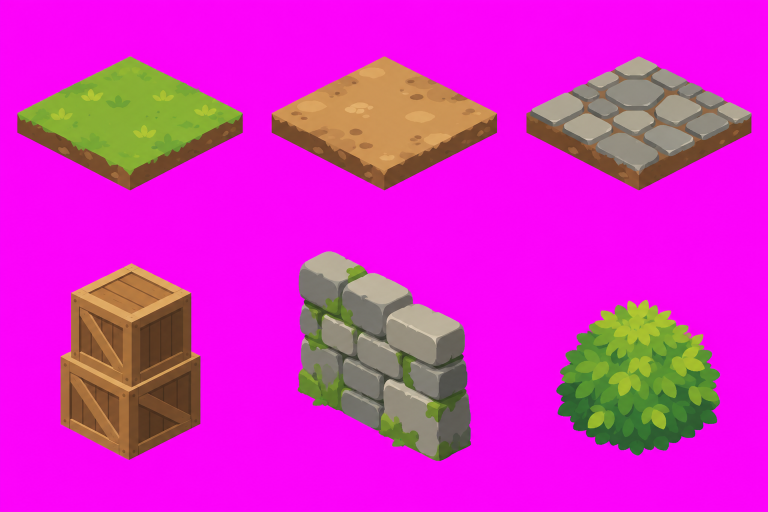
#> input picture art/map/tiles_sheet.png, 1536 x 1024 px (shown at 1/2 size)
$ python slice_map.py
#> lines starting #> are read from the running program, lines starting #| are printed output that depends on the picture; after the words box and inside, x2 and y2 are one past the last pixel; in counts of white or black regions, pixels touching at a corner belong together
#> in main, sheet is the input picture: PIL image 1536x1024 RGB; mean R, G, B 217.1, 40.1, 197.8
### tools/rig_cut.py
"""인간형 쥐 리그 부위 자르기.

art/<id>/rig_src.json (뼈 · 영역 규칙) + 시점별 통그림(마젠타 배경)
  → art/<id>/parts/<시점>/<부위>.png + art/<id>/rig.json

사용: python tools/rig_cut.py art/knight [시점...]

부위 배정 순서
  1) rules 를 위에서부터: 다각형(poly) · 색(color) · y 범위 조건에 맞는 픽셀을 그 부위(to)로
     to 가 목록이면 그 뼈들 중 가장 가까운 뼈로
  2) 남은 픽셀은 default 뼈들 중 (선분까지 거리 − bias) 가 가장 작은 뼈로
관절 겹침: 부모가 있는 부위는 피벗 둘레 cap 반경 안의 부모 픽셀도 함께 가짐 → 돌려도 틈이 안 생김
"""
import json
import os
import sys

import numpy as np
from PIL import Image, ImageDraw
from scipy import ndimage
import cv2


def key_magenta(img):
    """마젠타 배경을 투명으로, 가장자리 마젠타 번짐은 걷어 낸다."""
    a = np.asarray(img.convert('RGB')).astype(np.float32)
    r, g, b = a[..., 0], a[..., 1], a[..., 2]
    m = np.minimum(r, b) - g  # 마젠타 정도
    alpha = np.clip((190.0 - m) / 90.0, 0.0, 1.0)
    # 반투명 가장자리: 마젠타 성분을 빼서 색 되살림
    spill = (1.0 - alpha)[..., None]
    mag = np.array([255.0, 0.0, 255.0])
    rgb = np.where(alpha[..., None] > 0.02, (a - spill * mag) / np.maximum(alpha[..., None], 0.02), 0)
    rgb = np.clip(rgb, 0, 255)
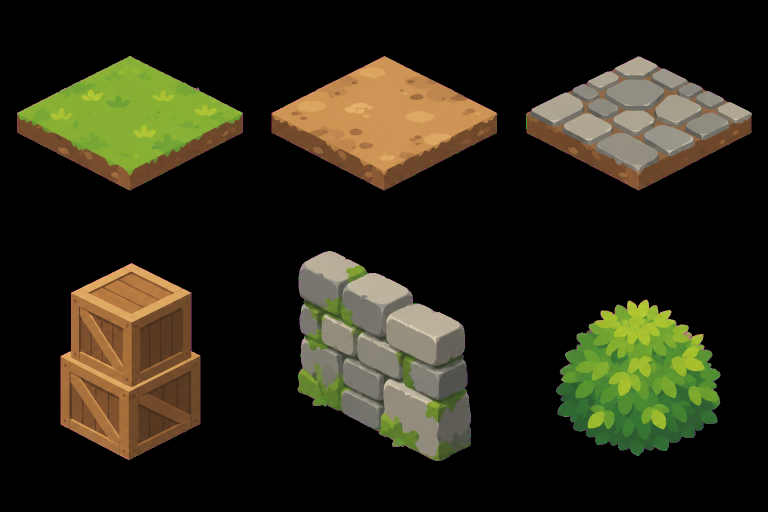
#> rgb: shape (1024, 1536, 3) float64 (shown at 1/2 size); mean R, G, B 40.5, 38.1, 22.4
    out = np.dstack([rgb, alpha * 255.0]).astype(np.uint8)
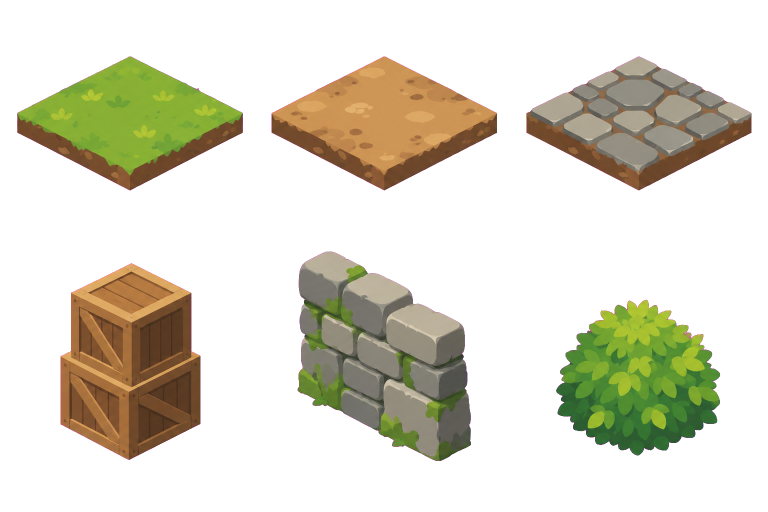
#> out: shape (1024, 1536, 4) (shown at 1/2 size); mean R, G, B, A 40.5, 38.1, 22.4, 75.7; transparent parts drawn white
    return out


# [253 lines left out: functions poly_mask, color_mask, seg_dist, nearest, clean_islands, owner_map and 2 more, not called in this run]


# [4 lines that do not run on import are left out]

### tools/slice_map.py
"""맵 그림 자르기: 타일 시트(3×2, 마젠타 배경) → art/map/tiles/*.png + tiles.js, 근경 가림막 키잉.

사용: python tools/slice_map.py
"""
import json
import os
import sys

import numpy as np
from PIL import Image
from scipy import ndimage

sys.path.insert(0, os.path.dirname(os.path.abspath(__file__)))
from rig_cut import key_magenta

ROOT = os.path.join(os.path.dirname(os.path.abspath(__file__)), '..', 'art', 'map')
NAMES = [['grass', 'dirt', 'stone'], ['crate', 'wall', 'bush']]


def main():
    sheet = Image.open(os.path.join(ROOT, 'tiles_sheet.png'))
    rgba = key_magenta(sheet)
    H, W = rgba.shape[:2]
#> H = 1024; W = 1536
    cw, ch = W // 3, H // 2
#> cw = 512; ch = 512
    os.makedirs(os.path.join(ROOT, 'tiles'), exist_ok=True)
    info = {}
    for r in range(2):
        for c in range(3):
            cell = rgba[r * ch:(r + 1) * ch, c * cw:(c + 1) * cw]
            a = cell[..., 3] > 20
            # 옆 칸에서 넘어온 조각은 버리고 가장 큰 덩어리만
            lab, n_lab = ndimage.label(ndimage.binary_dilation(a, iterations=3))
            if n_lab > 1:
                sizes = ndimage.sum(a, lab, range(1, n_lab + 1))
                a &= lab == (int(np.argmax(sizes)) + 1)
                cell = cell.copy()
                cell[..., 3] = np.where(a, cell[..., 3], 0)
            ys, xs = np.nonzero(a)
            x0, x1, y0, y1 = xs.min(), xs.max() + 1, ys.min(), ys.max() + 1
            crop = cell[y0:y1, x0:x1]
            n = NAMES[r][c]
            Image.fromarray(crop, 'RGBA').save(os.path.join(ROOT, 'tiles', n + '.png'))
            info[n] = {'img': f'tiles/{n}.png', 'w': int(x1 - x0), 'h': int(y1 - y0)}
            print(n, info[n])
#> this loop made 2 passes
#> pass 1, in main, `Image.fromarray(crop, 'RGBA').save(os.path.join(ROOT, 'tiles', n + '.p..`:
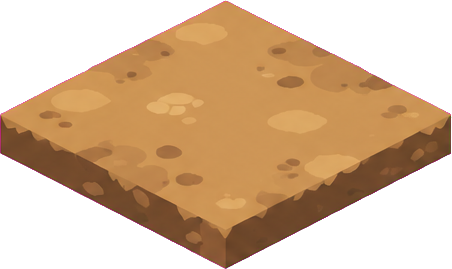
#> saved as dirt.png: PIL image 452x269 RGBA; mean R, G, B, A 104.5, 74.5, 43.5, 145.8; transparent parts drawn white
#> pass 1, in main, `Image.fromarray(crop, 'RGBA').save(os.path.join(ROOT, 'tiles', n + '.p..`:
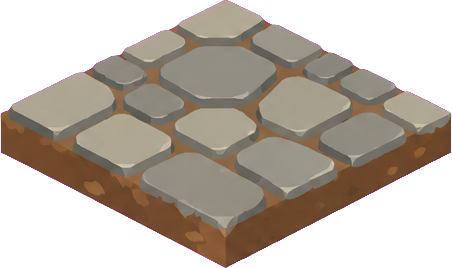
#> saved as stone.png: PIL image 452x268 RGBA; mean R, G, B, A 80.6, 71.6, 61.1, 146.5; transparent parts drawn white
#> after the loop:
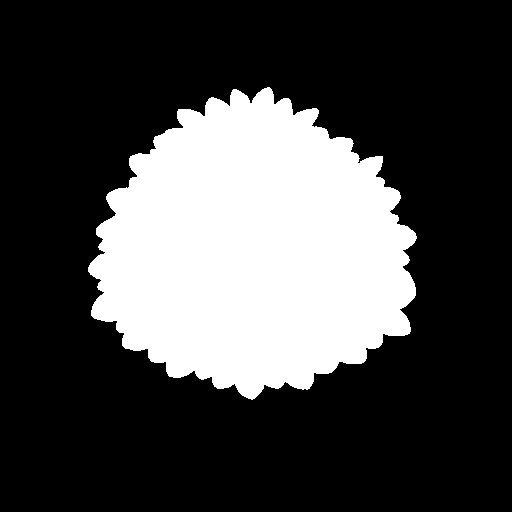
#> a: shape (512, 512) bool; 27.5% white; 1 white region, box (x1, y1, x2, y2) and area: (88, 87, 417, 400) 72154
#> after the loop:
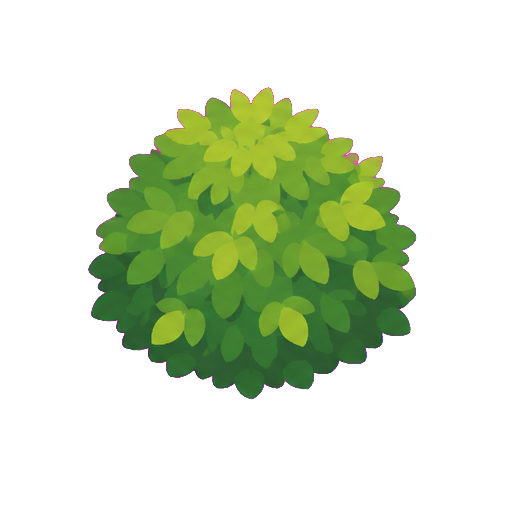
#> cell: shape (512, 512, 4); mean R, G, B, A 26.7, 39.7, 13.9, 69.9; transparent parts drawn white
#> after the loop:
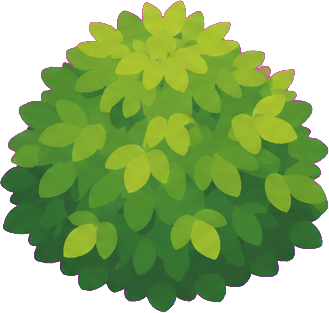
#> crop: shape (313, 329, 4); mean R, G, B, A 68.1, 101.2, 35.5, 177.9; transparent parts drawn white
#> after the loop, info = 6 items
#> (the run stopped early here; a loop or call above may not have finished)

$ run again, with art/map/battle_bg.png copied over art/map/tiles_sheet.png
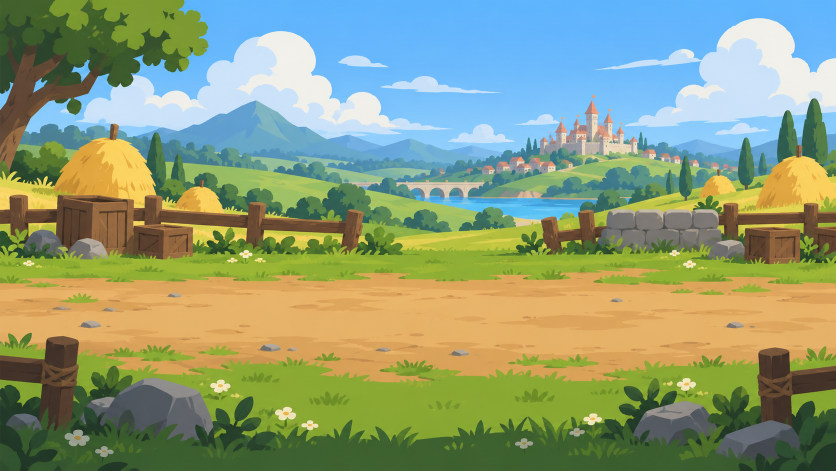
#> input picture art/map/battle_bg.png, 1672 x 941 px (shown at 1/2 size)
#> in main, sheet is the input picture: PIL image 1672x941 RGB; mean R, G, B 140, 156.1, 121.1
#> alpha: shape (941, 1672) float32; every value is 1
#> spill: shape (941, 1672, 1) float32; every value is 0
#> the loop in main, `for r in range(2):` made 2 passes
#> pass 1, in main, `Image.fromarray(crop, 'RGBA').save(os.path.join(ROOT, 'tiles', n + '.p..`:
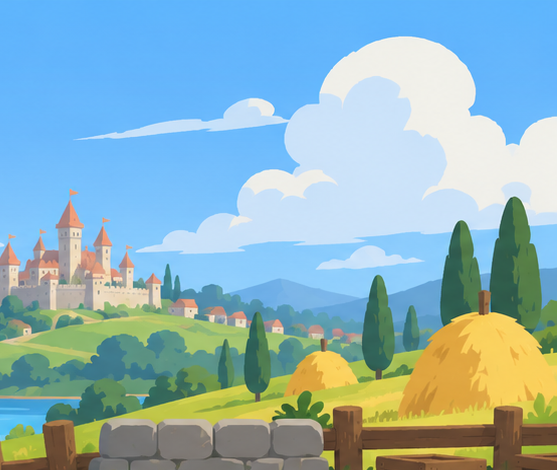
#> saved as stone.png: PIL image 557x470 RGBA; mean R, G, B, A 142.7, 179.4, 188.2, 255
#> after the loop in main, `for r in range(2):`:
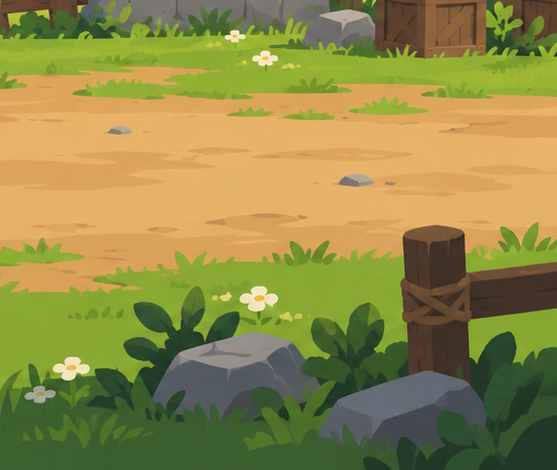
#> cell: shape (470, 557, 4); mean R, G, B, A 144.1, 137.5, 71.5, 255
#> after the loop in main, `for r in range(2):`: info = 6 items
